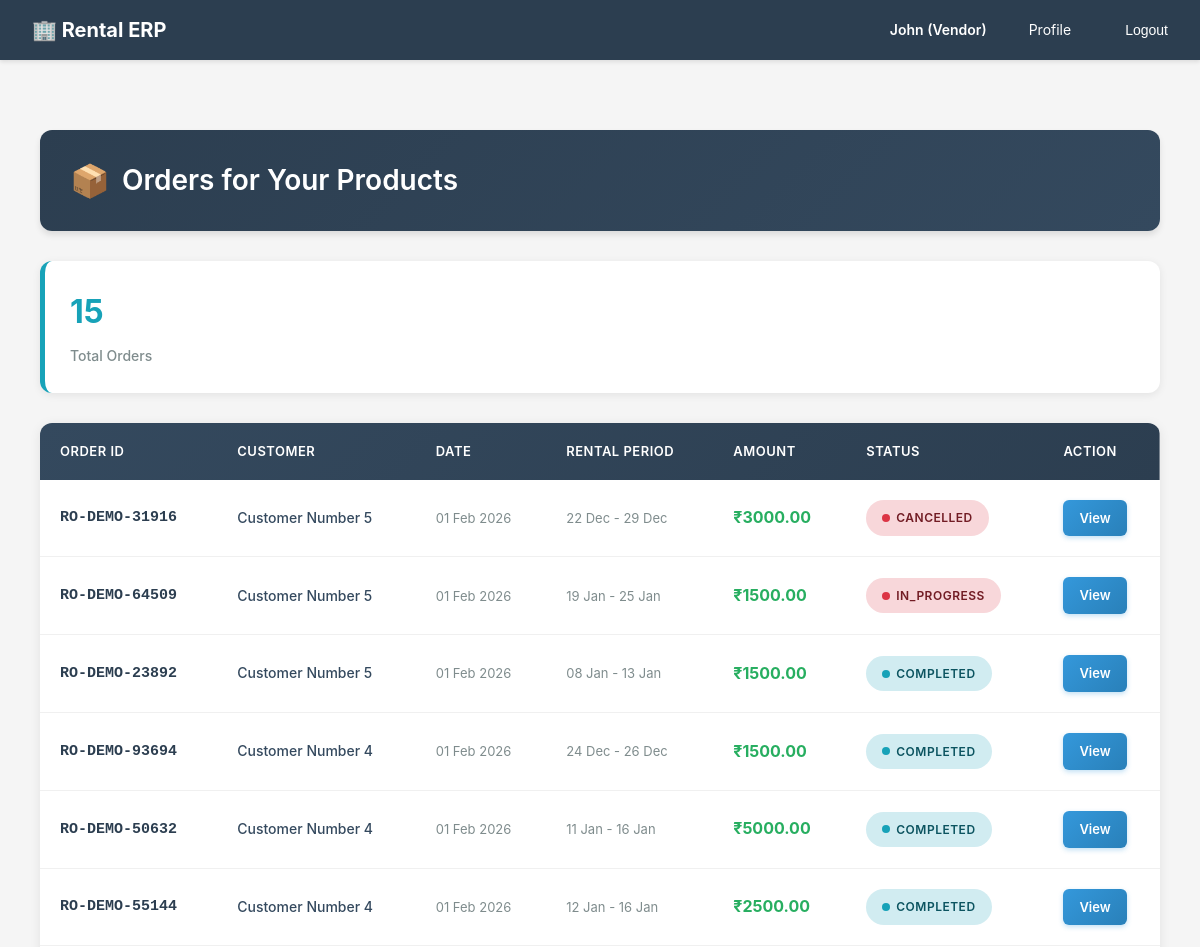
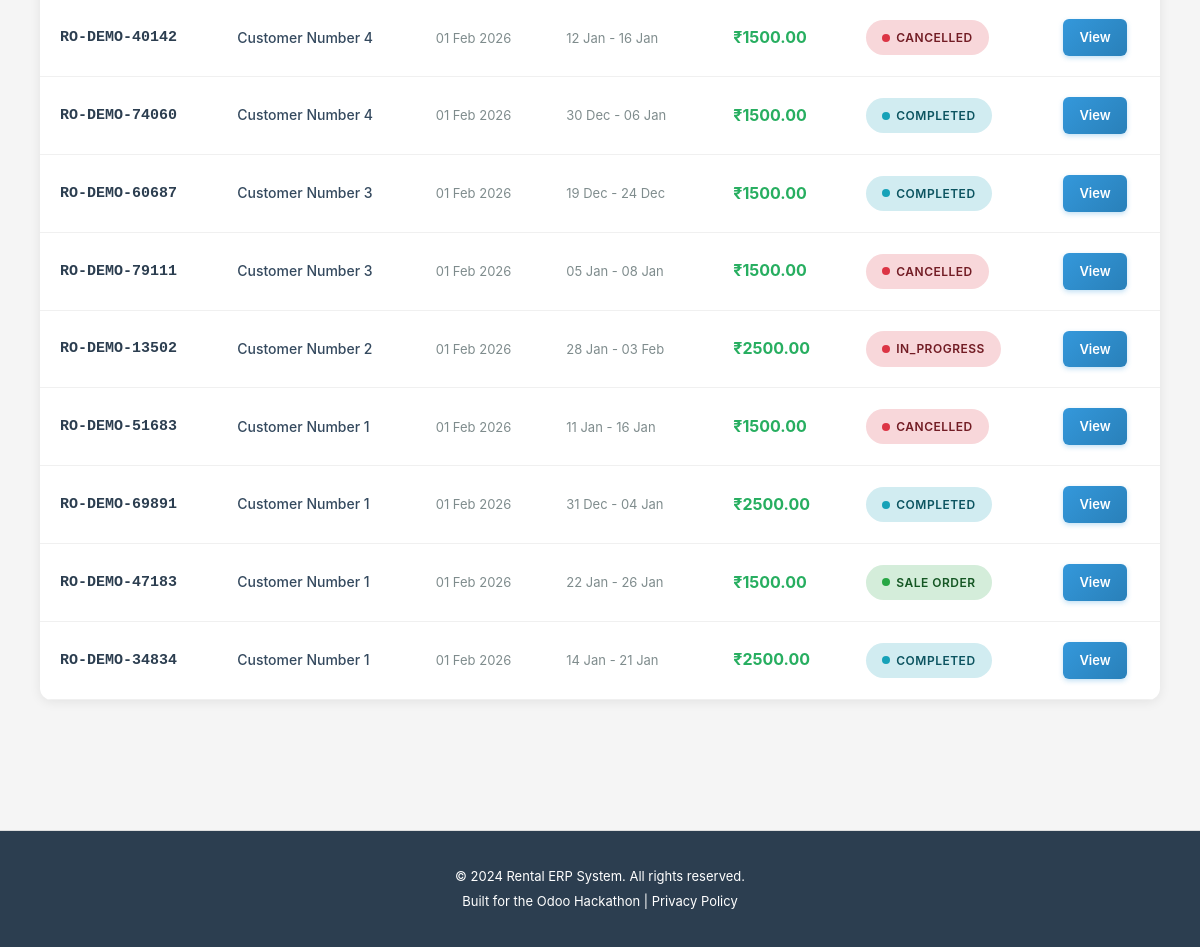
The app's page /catalog/vendor/view-orders/ (signed in) with its own data (2 pictures, top to bottom).
### accounts/models.py (models this page shows, shortened)
class User(AbstractUser):
    ROLE_CHOICES = [
        ('customer', 'Customer'),  # End-user who rents products
        ('vendor', 'Vendor'),      # Business user who owns rental products
        ('admin', 'Admin'),        # System administrator with full access
    ]
    email = models.EmailField(
        unique=True,
        validators=[EmailValidator()],
        help_text="Used for login and notifications"
    )
    role = models.CharField(
        max_length=20,
        choices=ROLE_CHOICES,
        default='customer',
        help_text="Determines user's permissions and accessible features"
    )
    phone = models.CharField(
        max_length=15,
        blank=True,
        null=True,
        validators=[
            RegexValidator(
                regex=r'^\+?1?\d{9,15}$',
                message="Phone number must be entered in the format: '+999999999'. Up to 15 digits allowed."
            )
        ],
        help_text="Contact number for order notifications and support"
    )
    is_verified = models.BooleanField(
        default=False,
        help_text="Email verification status for security"
    )
    totp_secret = models.CharField(
        max_length=32,
        blank=True,
        null=True,
        help_text="TOTP secret key for 2FA (encrypted)"
    )
    totp_enabled = models.BooleanField(
        default=False,
        help_text="Whether TOTP 2FA is enabled for this user"
    )
    created_at = models.DateTimeField(auto_now_add=True)
    updated_at = models.DateTimeField(auto_now=True)
    @property
    def phone_number(self):
        """Property alias for backward compatibility with older view/form code"""
        return self.phone
    USERNAME_FIELD = 'email'
    REQUIRED_FIELDS = ['username', 'first_name', 'last_name']
    class Meta:
        db_table = 'users'
        verbose_name = 'User'
        verbose_name_plural = 'Users'
        ordering = ['-created_at']

### rentals/models.py (models this page shows, shortened)
class RentalOrder(models.Model):
    STATUS_CHOICES = [
        ('draft', 'Draft'),               # Initial state
        ('confirmed', 'Confirmed'),       # Customer committed, stock reserved
        ('in_progress', 'In Progress'),   # Customer has picked up items
        ('completed', 'Completed'),       # Items returned successfully
        ('cancelled', 'Cancelled'),       # Order cancelled before completion
        ('invoiced', 'Invoiced'),         # Invoice generated and sent
    ]
    order_number = models.CharField(
        max_length=50,
        unique=True,
        help_text="Auto-generated unique order ID (e.g., RO-2026-0001)"
    )
    quotation = models.OneToOneField(
        Quotation,
        on_delete=models.SET_NULL,
        blank=True,
        null=True,
        related_name='rental_order',
        help_text="Source quotation that was converted to this order"
    )
    customer = models.ForeignKey(
        settings.AUTH_USER_MODEL,
        on_delete=models.CASCADE,
        related_name='rental_orders',
        limit_choices_to={'role': 'customer'},
        help_text="Customer placing the rental order"
    )
    vendor = models.ForeignKey(
        settings.AUTH_USER_MODEL,
        on_delete=models.CASCADE,
        related_name='vendor_rental_orders',
        limit_choices_to={'role': 'vendor'},
        help_text="Vendor fulfilling the rental order"
    )
    status = models.CharField(
        max_length=20,
        choices=STATUS_CHOICES,
        default='draft',
        help_text="Current order stage in the rental lifecycle"
    )
    delivery_address = models.TextField(
        help_text="Where items will be delivered/picked up"
    )
    billing_address = models.TextField(
        help_text="Address for invoice (may differ from delivery)"
    )
    subtotal = models.DecimalField(
        max_digits=12,
        decimal_places=2,
        default=Decimal('0.00'),
        help_text="Sum of all order lines"
    )
    discount_amount = models.DecimalField(
        max_digits=12,
        decimal_places=2,
        default=Decimal('0.00'),
        help_text="Discount applied"
    )
    tax_amount = models.DecimalField(
        max_digits=12,
        decimal_places=2,
        default=Decimal('0.00'),
        help_text="GST amount"
    )
    late_fee = models.DecimalField(
        max_digits=12,
        decimal_places=2,
        default=Decimal('0.00'),
        help_text="Late return penalties (added if items returned late)"
    )
    total = models.DecimalField(
        max_digits=12,
        decimal_places=2,
        default=Decimal('0.00'),
        help_text="Final order total including all fees"
    )
    advance_payment_percentage = models.DecimalField(
        max_digits=5,
        decimal_places=2,
        default=Decimal('0.00'),
        help_text="Required advance payment % for this order"
    )
    advance_payment_amount = models.DecimalField(
        max_digits=12,
        decimal_places=2,
        default=Decimal('0.00'),
        help_text="Calculated advance amount expected"
    )
    deposit_amount = models.DecimalField(
        max_digits=12,
        decimal_places=2,
        default=Decimal('0.00'),
        help_text="Security deposit collected upfront"
    )
    paid_amount = models.DecimalField(
        max_digits=12,
        decimal_places=2,
        default=Decimal('0.00'),
        help_text="Amount paid so far (partial or full)"
    )
    notes = models.TextField(
        blank=True,
        null=True,
        help_text="Special instructions or customer requests"
    )
    requires_approval = models.BooleanField(
        default=False,
        help_text="Whether this order needs approval (for high-value orders)"
    )
    approval_status = models.CharField(
        max_length=20,
        choices=[
            ('not_required', 'Not Required'),
            ('pending', 'Pending Approval'),
            ('approved', 'Approved'),
            ('rejected', 'Rejected'),
        ],
        default='not_required',
        help_text="Current approval status"
    )
    approved_by = models.ForeignKey(
        settings.AUTH_USER_MODEL,
        on_delete=models.SET_NULL,
        blank=True,
        null=True,
        related_name='approved_rental_orders',
        help_text="Admin who approved this order"
    )
    approved_at = models.DateTimeField(
        blank=True,
        null=True,
        help_text="When this order was approved"
    )
    created_at = models.DateTimeField(auto_now_add=True)
    updated_at = models.DateTimeField(auto_now=True)
    confirmed_at = models.DateTimeField(
        blank=True,
        null=True,
        help_text="When order was confirmed"
    )
    completed_at = models.DateTimeField(
        blank=True,
        null=True,
        help_text="When all items were returned"
    )
    class Meta:
        db_table = 'rental_orders'
        verbose_name = 'Rental Order'
        verbose_name_plural = 'Rental Orders'
        ordering = ['-created_at']
        indexes = [
            models.Index(fields=['customer', 'status']),
            models.Index(fields=['vendor', 'status']),
            models.Index(fields=['order_number']),
        ]
    @property
    def rental_start_date(self):
        first_line = self.order_lines.first()
        return first_line.rental_start_date if first_line else None
    @property
    def rental_end_date(self):
        first_line = self.order_lines.first()
        return first_line.rental_end_date if first_line else None
    @property
    def total_amount(self):
        return self.total

class RentalOrderLine(models.Model):
    rental_order = models.ForeignKey(
        RentalOrder,
        on_delete=models.CASCADE,
        related_name='order_lines',
        help_text="Parent rental order"
    )
    product = models.ForeignKey(
        'catalog.Product',
        on_delete=models.CASCADE,
        related_name='rental_order_lines',
        help_text="Product being rented"
    )
    product_variant = models.ForeignKey(
        'catalog.ProductVariant',
        on_delete=models.CASCADE,
        blank=True,
        null=True,
        related_name='rental_order_lines',
        help_text="Specific variant being rented"
    )
    rental_start_date = models.DateTimeField(
        help_text="Scheduled pickup date/time"
    )
    rental_end_date = models.DateTimeField(
        help_text="Scheduled return date/time"
    )
    actual_pickup_date = models.DateTimeField(
        blank=True,
        null=True,
        help_text="When customer actually picked up the item"
    )
    actual_return_date = models.DateTimeField(
        blank=True,
        null=True,
        help_text="When customer actually returned the item"
    )
    quantity = models.PositiveIntegerField(
        default=1,
        validators=[MinValueValidator(1)],
        help_text="Number of units rented"
    )
    unit_price = models.DecimalField(
        max_digits=10,
        decimal_places=2,
        help_text="Rental price per unit"
    )
    line_total = models.DecimalField(
        max_digits=12,
        decimal_places=2,
        help_text="quantity × unit_price"
    )
    duration_days = models.PositiveIntegerField(
        default=1,
        help_text="Rental duration in days"
    )
    duration_hours = models.PositiveIntegerField(
        default=0,
        help_text="Additional hours beyond full days"
    )
    is_late_return = models.BooleanField(
        default=False,
        help_text="Item returned after scheduled end date"
    )
    late_days = models.PositiveIntegerField(
        default=0,
        help_text="Number of days late (0 if on time)"
    )
    late_fee_charged = models.DecimalField(
        max_digits=10,
        decimal_places=2,
        default=Decimal('0.00'),
        help_text="Late return penalty amount"
    )
    created_at = models.DateTimeField(auto_now_add=True)
    updated_at = models.DateTimeField(auto_now=True)
    class Meta:
        db_table = 'rental_order_lines'
        verbose_name = 'Rental Order Line'
        verbose_name_plural = 'Rental Order Lines'
        ordering = ['rental_order', 'id']

### catalog/views.py (the view)
# urls.py: path('vendor/view-orders/', views.vendor_view_orders, name='vendor_view_orders'),
@require_http_methods(["GET"])
def vendor_view_orders(request):
    from django.http import HttpResponseForbidden
    from rentals.models import RentalOrder
    if request.user.role != 'vendor':
        return HttpResponseForbidden('Only vendors can view orders.')
    if not hasattr(request.user, 'vendorprofile'):
        return HttpResponseForbidden('Only vendors can view orders.')
    from django.db.models import Q
    vendor_products = Product.objects.filter(vendor=request.user).values_list('id', flat=True)
    orders = RentalOrder.objects.filter(
        order_lines__product_id__in=vendor_products
    ).distinct().order_by('-created_at')
    context = {
        'orders': orders,
        'vendor': request.user.vendorprofile,
        'total_orders': orders.count()
    }
    return render(request, 'catalog/vendor_orders.html', context)

### templates/catalog/vendor_orders.html (shortened to what this page needs)
{% extends 'base.html' %}
{% block content %}
<div class="orders-container">
    <div class="page-header">
        <h2>Orders for Your Products</h2>
    </div>
    <div class="stats-container">
        <div class="stat-card">
            <div class="stat-number">{{ total_orders }}</div>
            <div class="stat-label">Total Orders</div>
        </div>
    </div>
    {% if orders %}
    <div class="orders-table-wrapper">
        <table class="orders-table">
            <thead>
                <tr>
                    <th>Order ID</th>
                    <th>Customer</th>
                    <th>Date</th>
                    <th>Rental Period</th>
                    <th>Amount</th>
                    <th>Status</th>
                    <th>Action</th>
                </tr>
            </thead>
            <tbody>
                {% for order in orders %}
                <tr class="order-row">
                    <td><span class="order-number">{{ order.order_number }}</span></td>
                    <td><span class="customer-name">{{ order.customer.get_full_name }}</span></td>
                    <td><span class="date-cell">{{ order.created_at|date:"d M Y" }}</span></td>
                    <td><span class="date-cell">{{ order.rental_start_date|date:"d M" }} - {{order.rental_end_date|date:"d M" }}</span></td>
                    <td><span class="amount-cell">₹{{ order.total_amount|default:"0" }}</span></td>
                    <td>
                        {% if order.status == 'confirmed' %}
                        <span class="status-badge status-sale">Sale Order</span>
                        {% elif order.status == 'pending' %}
                        <span class="status-badge status-pending">Pending</span>
                        {% elif order.status == 'completed' %}
                        <span class="status-badge status-completed">Completed</span>
                        {% else %}
                        <span class="status-badge status-cancelled">{{ order.status }}</span>
                        {% endif %}
                    </td>
                    <td>
                        <a href="{% url 'rentals:order_detail' order.id %}" class="action-btn">
                            View
                        </a>
                    </td>
                </tr>
                {% endfor %}
            </tbody>
        </table>
    </div>
    {% endif %}
</div>
{% endblock %}

### templates/base.html (shortened to what this page needs)
{% load static %}
<!DOCTYPE html>
<html lang="en">
<head>
</head>
<body>
    <nav>
        <div class="container">
            <a href="/" class="logo">🏢 Rental ERP</a>
            <ul>
                {% if user.is_authenticated %}
                    <li><strong>{{ user.first_name }} ({{ user.get_role_display }})</strong></li>
                    <li><a href="{% url 'accounts:profile' %}">Profile</a></li>
                    <li>
                        <form method="POST" action="{% url 'accounts:logout' %}" style="display: inline;">
                            <button type="submit" style="background: none; border: none; color: #fff; cursor: pointer; padding: 8px 12px; font-size: 14px;">Logout</button>
                        </form>
                    </li>
                {% else %}
                    <li><a href="{% url 'accounts:login' %}">Login</a></li>
                    <li><a href="{% url 'accounts:signup_customer' %}">Sign Up (Customer)</a></li>
                    <li><a href="{% url 'accounts:signup_vendor' %}">Sign Up (Vendor)</a></li>
                {% endif %}
            </ul>
        </div>
    </nav>
    <main>
        <div class="container">
            {% block content %}{% endblock %}
        </div>
    </main>
    <footer>
        <p>&copy; 2024 Rental ERP System. All rights reserved.</p>
        <p>Built for the Odoo Hackathon | <a href="#" style="color: #fff;">Privacy Policy</a></p>
    </footer>
</body>
</html>

### records on screen
User: first_name "John", role "Vendor"
RentalOrder: order_number "RO-DEMO-31916", customer.get_full_name "Customer Number 5", created_at "01 Feb 2026", rental_start_date "22 Dec", rental_end_date "29 Dec", total_amount "3000.00", status "CANCELLED"
RentalOrder: order_number "RO-DEMO-64509", customer.get_full_name "Customer Number 5", created_at "01 Feb 2026", rental_start_date "19 Jan", rental_end_date "25 Jan", total_amount "1500.00", status "IN_PROGRESS"
RentalOrder: order_number "RO-DEMO-23892", customer.get_full_name "Customer Number 5", created_at "01 Feb 2026", rental_start_date "08 Jan", rental_end_date "13 Jan", total_amount "1500.00", status "COMPLETED"
RentalOrder: order_number "RO-DEMO-93694", customer.get_full_name "Customer Number 4", created_at "01 Feb 2026", rental_start_date "24 Dec", rental_end_date "26 Dec", total_amount "1500.00", status "COMPLETED"
RentalOrder: order_number "RO-DEMO-50632", customer.get_full_name "Customer Number 4", created_at "01 Feb 2026", rental_start_date "11 Jan", rental_end_date "16 Jan", total_amount "5000.00", status "COMPLETED"
RentalOrder: order_number "RO-DEMO-55144", customer.get_full_name "Customer Number 4", created_at "01 Feb 2026", rental_start_date "12 Jan", rental_end_date "16 Jan", total_amount "2500.00", status "COMPLETED"
RentalOrder: order_number "RO-DEMO-40142", customer.get_full_name "Customer Number 4", created_at "01 Feb 2026", rental_start_date "12 Jan", rental_end_date "16 Jan", total_amount "1500.00", status "CANCELLED"
RentalOrder: order_number "RO-DEMO-74060", customer.get_full_name "Customer Number 4", created_at "01 Feb 2026", rental_start_date "30 Dec", rental_end_date "06 Jan", total_amount "1500.00", status "COMPLETED"
RentalOrder: order_number "RO-DEMO-60687", customer.get_full_name "Customer Number 3", created_at "01 Feb 2026", rental_start_date "19 Dec", rental_end_date "24 Dec", total_amount "1500.00", status "COMPLETED"
RentalOrder: order_number "RO-DEMO-79111", customer.get_full_name "Customer Number 3", created_at "01 Feb 2026", rental_start_date "05 Jan", rental_end_date "08 Jan", total_amount "1500.00", status "CANCELLED"
RentalOrder: order_number "RO-DEMO-13502", customer.get_full_name "Customer Number 2", created_at "01 Feb 2026", rental_start_date "28 Jan", rental_end_date "03 Feb", total_amount "2500.00", status "IN_PROGRESS"
RentalOrder: order_number "RO-DEMO-51683", customer.get_full_name "Customer Number 1", created_at "01 Feb 2026", rental_start_date "11 Jan", rental_end_date "16 Jan", total_amount "1500.00", status "CANCELLED"
RentalOrder: order_number "RO-DEMO-69891", customer.get_full_name "Customer Number 1", created_at "01 Feb 2026", rental_start_date "31 Dec", rental_end_date "04 Jan", total_amount "2500.00", status "COMPLETED"
RentalOrder: order_number "RO-DEMO-47183", customer.get_full_name "Customer Number 1", created_at "01 Feb 2026", rental_start_date "22 Jan", rental_end_date "26 Jan", total_amount "1500.00", status "SALE ORDER"
RentalOrder: order_number "RO-DEMO-34834", customer.get_full_name "Customer Number 1", created_at "01 Feb 2026", rental_start_date "14 Jan", rental_end_date "21 Jan", total_amount "2500.00", status "COMPLETED"

### other values on screen
{{ total_orders }} "15"
